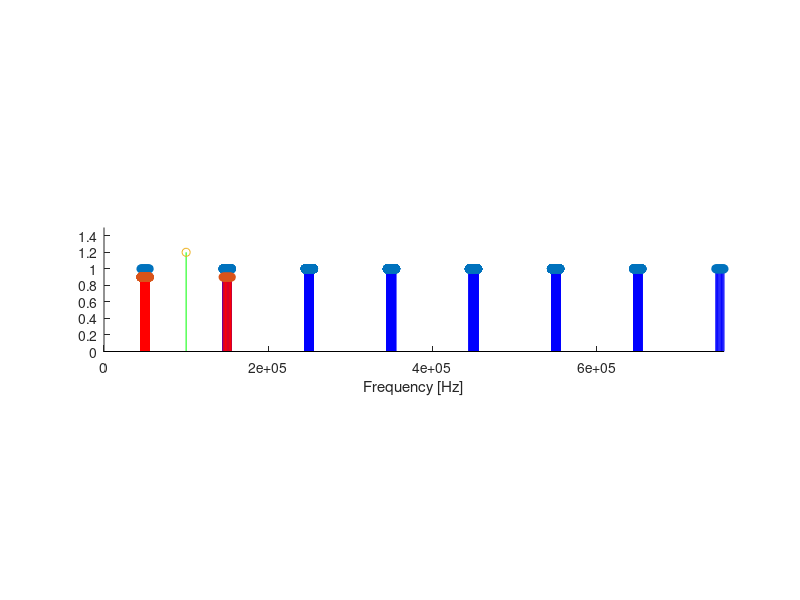

Source code (MATLAB):
f_sample = 100e3; % [hz]

f_signal = 750e3;
f_bandwidth = 10e3;

f = f_signal + linspace(-f_bandwidth/2, f_bandwidth/2, 11);
% f = [f_signal];

f_percieved_p = [f];
while min(f_percieved_p) > f_sample
    f_percieved_p = [f_percieved_p f_percieved_p-f_sample];
end

f_percieved_n = [-f];
while max(f_percieved_n) < f_sample
    f_percieved_n = [f_percieved_n f_percieved_n+f_sample];
end

clf
hold on
stem(f_percieved_p, ones(1, length(f_percieved_p)), "filled", "Color", "b");
stem(f_percieved_n, 0.9*ones(1, length(f_percieved_n)), "filled", "Color", "r");
stem([f_sample], [1.2], "Color", "g");
hold off

xlabel("Frequency [Hz]");
xlim([0 f_signal+f_bandwidth/2]);
ylim([0, 1.5]);
set(gcf, "Color", "w");

pbaspect([5 1 1])
